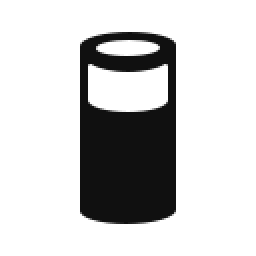
#> input picture test.png, 128 x 128 px (shown 2 times larger)
$ python change_png_color.py
#> lines starting #> are read from the running program, lines starting #| are printed output that depends on the picture; after the words box and inside, x2 and y2 are one past the last pixel; in counts of white or black regions, pixels touching at a corner belong together
# source: https://stackoverflow.com/questions/3752476/python-pil-replace-a-single-rgba-color

from PIL import Image
import numpy as np

def x():

    im = Image.open('test.png')
#> im is the input picture: PIL image 128x128 RGBA; mean R, G, B, A 3.5, 3.5, 3.5, 53.9
    im = im.convert('RGBA')

    data = np.array(im)   # "data" is a height x width x 4 numpy array
    red, green, blue, alpha = data.T # Temporarily unpack the bands for readability
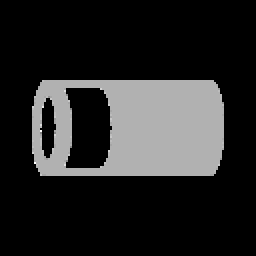
#> red: shape (128, 128) (shown 2 times larger); min 0, max 23, mean 3.5; drawn with min black and max white
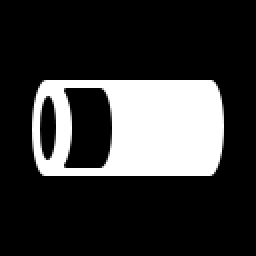
#> alpha: shape (128, 128) (shown 2 times larger); min 0, max 255, mean 53.9

    # Replace white with red... (leaves alpha values alone...)
    # Hue icon use RGB(16, 16, 16)
    black_areas = (red == 16) & (blue == 16) & (green == 16)
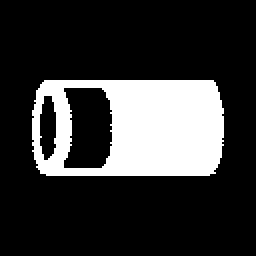
#> black_areas: shape (128, 128) bool (shown 2 times larger); 21.1% white; 1 white region, box (x1, y1, x2, y2) and area: (16, 40, 112, 88) 3450
    data[..., :-1][black_areas.T] = (200, 200, 200) # Transpose back needed
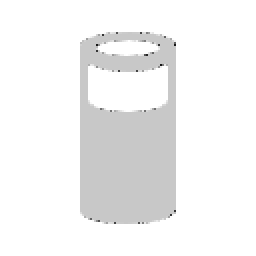
#> data: shape (128, 128, 4) (shown 2 times larger); mean R, G, B, A 42.2, 42.2, 42.2, 53.9; transparent parts drawn white

    im2 = Image.fromarray(data)
    im2.save('test_white.png')
    im2.show()

if __name__ == "__main__":
    x()
